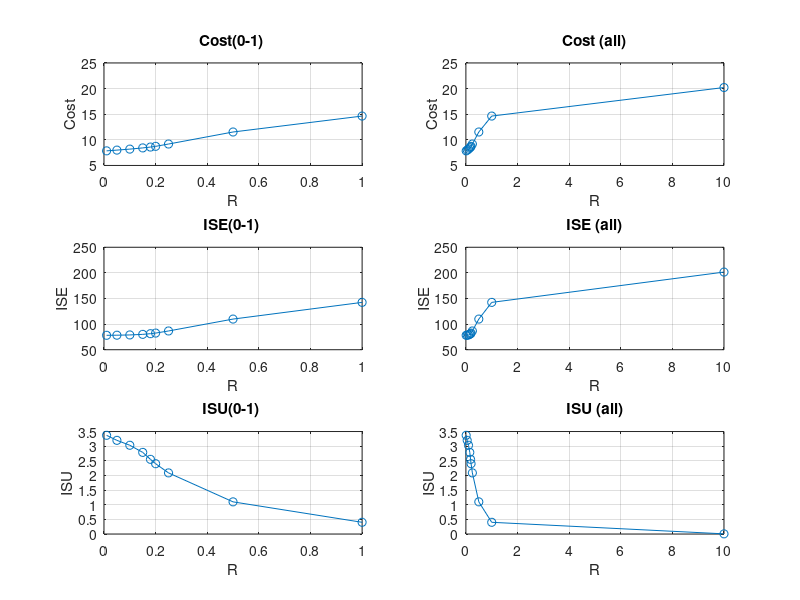
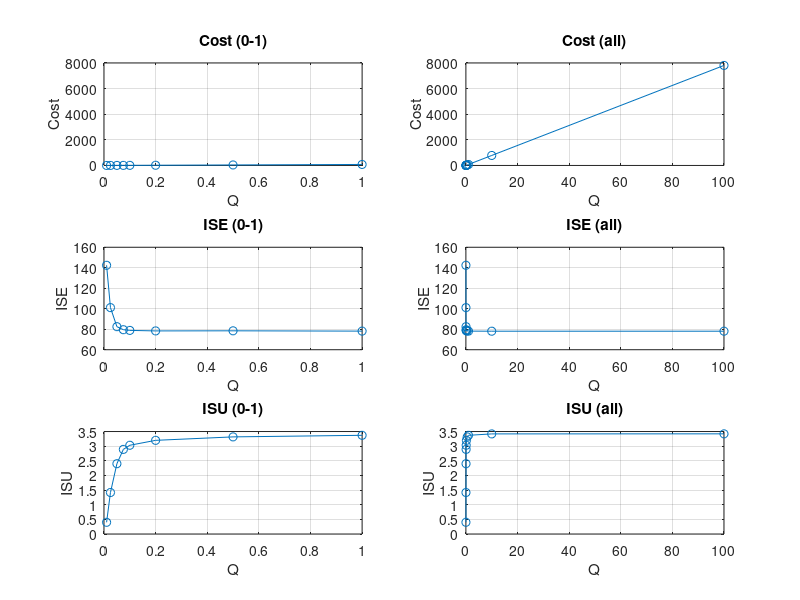

Here is the MATLAB script that generated these plots, in order:
R = [.01,.05,.1,.15,.18,.2,.25,.5,1,10]
CostR = [7.85,7.996,8.19,8.4245,8.592,8.73,9.183,11.53,14.64,20.21]
ISER = [78.1644,78.3600,78.87,80.0,81.32,82.499,86.615,109.83,142.411,201.571]
ISUR=[3.371,3.199,3.031,2.788,2.55,2.401,2.087,1.098,.3998,.00523]


% cost with changing R
subplot(3,2,1);
plot(R,CostR, '-o');
xlim([0 1]);
xlabel('R'); ylabel('Cost'); grid on; title('Cost(0-1) ');

subplot(3,2,2);
plot(R, CostR, '-o');
xlabel('R'); ylabel('Cost'); grid on; title('Cost (all)');

%ISE with changing R
subplot(3,2,3);
plot(R, ISER, '-o');
xlim([0 1]);
xlabel('R'); ylabel('ISE'); grid on; title('ISE(0-1) ');

subplot(3,2,4);
plot(R, ISER, '-o');
xlabel('R'); ylabel('ISE'); grid on; title('ISE (all)');

%ISU with changing R
subplot(3,2,5);
plot(R, ISUR, '-o');
xlim([0 1]);
xlabel('R'); ylabel('ISU'); grid on; title('ISU(0-1) ');

subplot(3,2,6);
plot(R, ISUR, '-o');
xlabel('R'); ylabel('ISU'); grid on; title('ISU (all)');

%% data for Q 
Q     = [0.01 0.025 0.05 0.075 0.1 0.2 0.5 1 10 100];
CostQ = [1.464 2.669 4.365 6.254 8.19 15.99 39.56 78.5 781.2 7809];
ISEQ  = [142.4 101.092 82.5 79.538 78.87 78.3596 78.46 78.16 78.08161 78.08209];
ISUQ  = [0.3998 1.417 2.401 2.89 3.031 3.199 3.317 3.371 3.419 3.421];

figure;

% Cost (0-1)
subplot(3,2,1);
plot(Q, CostQ, '-o'); xlim([0 1]);
xlabel('Q'); ylabel('Cost'); grid on; title('Cost (0-1)');

% Cost (all)
subplot(3,2,2);
plot(Q, CostQ, '-o');
xlabel('Q'); ylabel('Cost'); grid on; title('Cost (all)');

% ISE (0-1)
subplot(3,2,3);
plot(Q, ISEQ, '-o'); xlim([0 1]);
xlabel('Q'); ylabel('ISE'); grid on; title('ISE (0-1)');

% ISE (all)
subplot(3,2,4);
plot(Q, ISEQ, '-o');
xlabel('Q'); ylabel('ISE'); grid on; title('ISE (all)');

% ISU (0-1)
subplot(3,2,5);
plot(Q, ISUQ, '-o'); xlim([0 1]);
xlabel('Q'); ylabel('ISU'); grid on; title('ISU (0-1)');

% ISU (all)
subplot(3,2,6);
plot(Q, ISUQ, '-o');
xlabel('Q'); ylabel('ISU'); grid on; title('ISU (all)');

